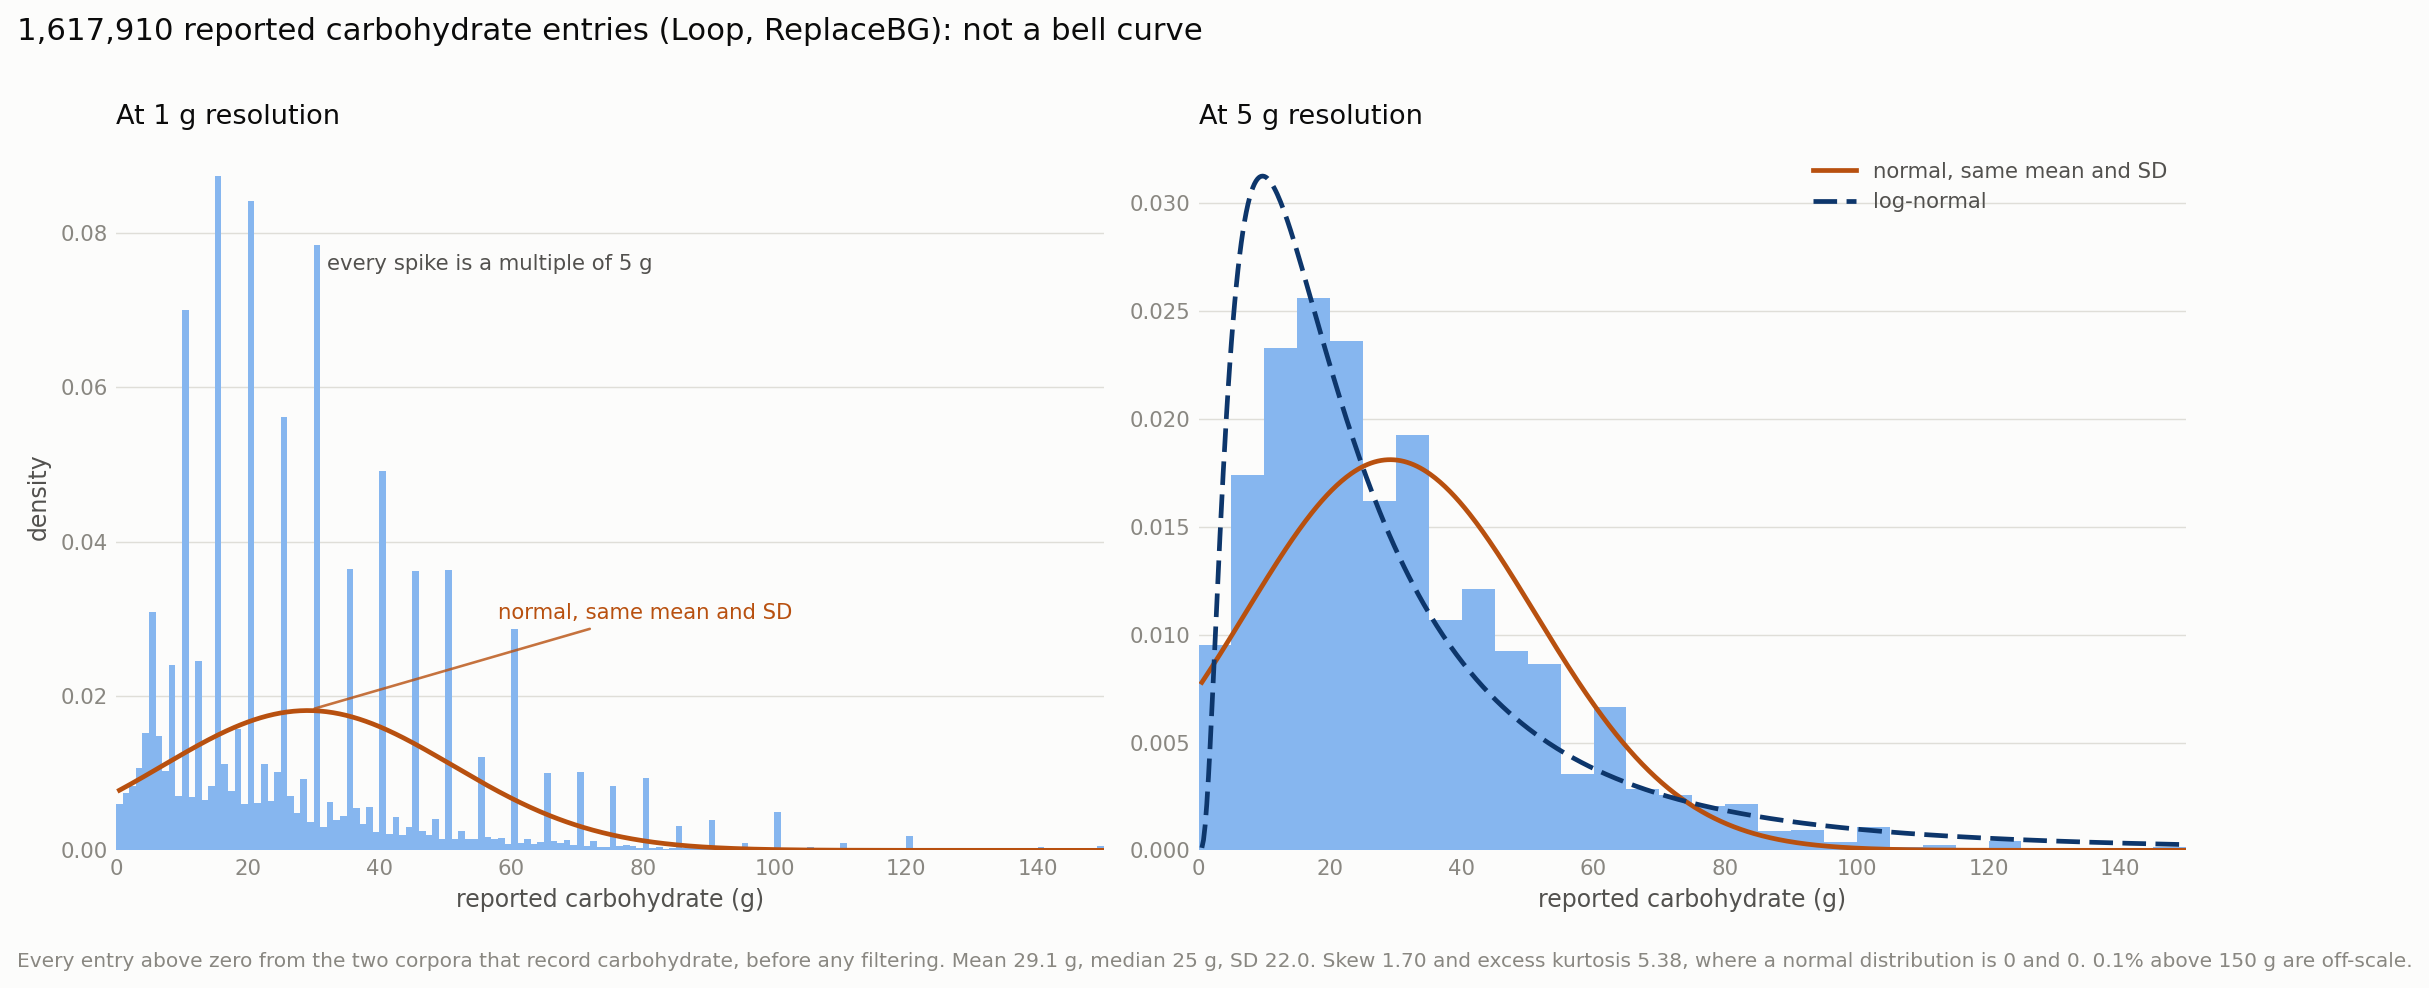

The script that saved this image:
#!/usr/bin/env python3
"""The distribution of every reported carbohydrate entry in the study corpora.

Read straight from the studies schema rather than from the meal-readability extraction, so this is
everything anybody entered, before the 8 g floor, the rescue exclusion and the merging of nearby
entries that the modelling work applies.

It is not a bell curve, and the two panels show why in different ways. At one-gram resolution the
distribution is a comb: two thirds of entries land on a multiple of five, because people estimate
carbohydrate and then round it. At five-gram resolution that comb disappears and the underlying
shape is visible, right-skewed with a long upper tail. A normal curve of the same mean and standard
deviation is drawn over it for reference, and a log-normal, which is the usual first guess for a
positive right-skewed quantity. Neither describes it.

Usage: python3 meal_size_distribution.py [--max-carbs 150] [--out-dir .]
"""
from __future__ import annotations

import argparse
import os

import numpy as np
import pandas as pd
import psycopg2
from scipy import stats

DSN = "dbname=oref host=127.0.0.1 port=5432"
SEQ_FILL, SEQ_DARK = "#86b6ef", "#256abf"
SURFACE, INK, INK2, MUTED, AXIS = "#fcfcfb", "#0b0b0b", "#52514e", "#898781", "#c3c2b7"
NORMAL, LOGNORM = "#b8500f", "#0d366b"
HERE = os.path.dirname(os.path.abspath(__file__))


def load():
    with psycopg2.connect(DSN) as c:
        d = pd.read_sql("""select s.study_name, c.carbs_g
                           from studies.carbs c join studies.subject s using (subject_id)
                           where c.carbs_g > 0""", c)
    return d


def figure(d, path, max_carbs=150.0):
    import matplotlib
    matplotlib.use("Agg")
    import matplotlib.pyplot as plt

    x = d.carbs_g.values.astype(float)
    v = x[x <= max_carbs]
    mu, sd = x.mean(), x.std()
    lmu, lsd = np.log(x).mean(), np.log(x).std()

    fig, axes = plt.subplots(1, 2, figsize=(13, 5.4), facecolor=SURFACE)
    for ax in axes:
        ax.set_facecolor(SURFACE)
        for s in ax.spines.values():
            s.set_visible(False)
        ax.tick_params(colors=MUTED, labelsize=9, length=0)
        ax.grid(axis="y", color=AXIS, linewidth=0.6, alpha=0.5)
        ax.set_axisbelow(True)
        ax.set_xlim(0, max_carbs)
        ax.set_xlabel("reported carbohydrate (g)", color=INK2, fontsize=10)

    grid = np.linspace(0.5, max_carbs, 600)
    npdf = stats.norm.pdf(grid, mu, sd)
    lpdf = stats.lognorm.pdf(grid, lsd, scale=np.exp(lmu))

    # left: one-gram bins, where the rounding behaviour is the dominant feature
    axes[0].hist(v, bins=np.arange(0, max_carbs + 1, 1), color=SEQ_FILL, linewidth=0, density=True)
    axes[0].plot(grid, npdf, color=NORMAL, linewidth=2, label="normal, same mean and SD")
    axes[0].set_ylabel("density", color=INK2, fontsize=10)
    axes[0].set_title("At 1 g resolution", color=INK, fontsize=11.5, loc="left", pad=8)
    axes[0].annotate("every spike is a multiple of 5 g", (32, axes[0].get_ylim()[1] * 0.82),
                     color=INK2, fontsize=9)
    # the same normal appears in both panels; direct-label it here rather than repeat the legend
    axes[0].annotate("normal, same mean and SD", (mu, stats.norm.pdf(mu, mu, sd)),
                     xytext=(58, 0.030), textcoords="data", color=NORMAL, fontsize=9,
                     arrowprops=dict(arrowstyle="-", color=NORMAL, linewidth=1.1,
                                     shrinkA=2, shrinkB=3, alpha=0.8))

    # right: five-gram bins, which removes the comb and leaves the shape
    axes[1].hist(v, bins=np.arange(0, max_carbs + 5, 5), color=SEQ_FILL, linewidth=0, density=True)
    axes[1].plot(grid, npdf, color=NORMAL, linewidth=2, label="normal, same mean and SD")
    axes[1].plot(grid, lpdf, color=LOGNORM, linewidth=2, linestyle=(0, (5, 2)), label="log-normal")
    axes[1].set_title("At 5 g resolution", color=INK, fontsize=11.5, loc="left", pad=8)
    leg = axes[1].legend(frameon=False, fontsize=9, loc="upper right")
    for t in leg.get_texts():
        t.set_color(INK2)

    sk, ku = stats.skew(x), stats.kurtosis(x)
    studies = ", ".join(sorted(d.study_name.unique()))
    fig.suptitle(f"{len(d):,} reported carbohydrate entries ({studies}): not a bell curve",
                 color=INK, fontsize=13, x=0.007, ha="left", y=1.005)
    fig.text(0.007, -0.03,
             f"Every entry above zero from the two corpora that record carbohydrate, before any "
             f"filtering. "
             f"Mean {mu:.1f} g, median {np.median(x):.0f} g, SD {sd:.1f}. Skew {sk:.2f} and excess "
             f"kurtosis {ku:.2f}, where a normal distribution is 0 and 0. "
             f"{100 * (x > max_carbs).mean():.1f}% above {max_carbs:.0f} g are off-scale.",
             color=MUTED, fontsize=8.5)
    fig.tight_layout()
    fig.savefig(path, dpi=170, bbox_inches="tight", facecolor=SURFACE)
    plt.close(fig)


def main():
    ap = argparse.ArgumentParser()
    ap.add_argument("--max-carbs", type=float, default=150.0)
    ap.add_argument("--out-dir", default=HERE)
    a = ap.parse_args()
    d = load()
    x = d.carbs_g.values.astype(float)
    print(f"{len(d):,} reported entries from {d.study_name.nunique()} corpora")
    print(f"  mean {x.mean():.1f} g   median {np.median(x):.0f} g   SD {x.std():.1f}")
    print(f"  skew {stats.skew(x):+.2f}   excess kurtosis {stats.kurtosis(x):+.2f}"
          f"   (a normal distribution is 0 and 0)")
    print(f"  multiples of 5 g: {100 * (x % 5 == 0).mean():.0f}%"
          f"   multiples of 10 g: {100 * (x % 10 == 0).mean():.0f}%")
    print(f"  on a log scale, skew {stats.skew(np.log(x)):+.2f}"
          f"   excess kurtosis {stats.kurtosis(np.log(x)):+.2f}")
    figure(d, os.path.join(a.out_dir, "meal_size_distribution.png"), a.max_carbs)
    print(f"\nwritten to {a.out_dir}/meal_size_distribution.png")


if __name__ == "__main__":
    main()
